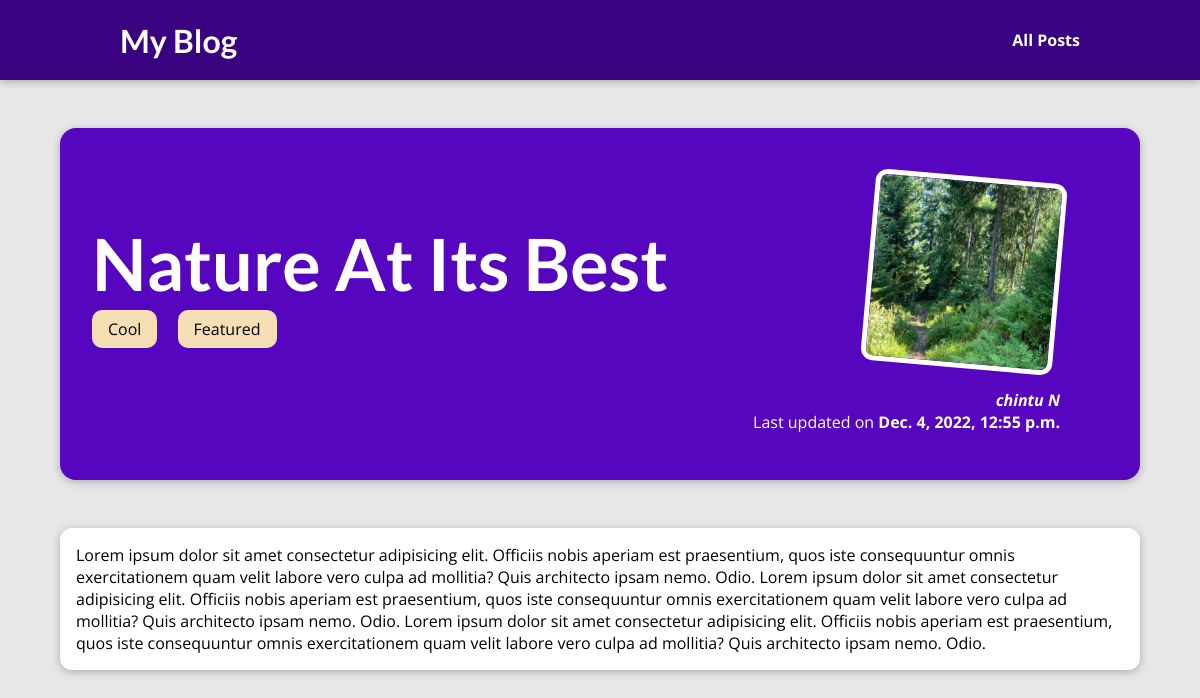
The page /posts/nature-at-its-best on the database its author committed.
### blog/models.py (models this page shows, shortened)
class Post(models.Model):
    title = models.CharField(max_length=100, null=False)
    author=models.ForeignKey(Author, on_delete=models.SET_NULL,related_name='post', null=True)
    tags=models.ManyToManyField(Tag, related_name='post')
    excerpt=models.TextField()
    image_name=models.CharField(max_length=100, null=True, blank=True)
    date = models.DateTimeField(auto_now=True)
    content=models.TextField()
    slug=models.SlugField(max_length=100,unique=True,blank=True,db_index=True)

class Tag(models.Model):
    tag_name=models.CharField(max_length=100, null=False)
    def __str__(self):
        return f"{self.tag_name}"

class Author(models.Model):
    first_name = models.CharField(max_length=50, null=False, blank=False)
    last_name = models.CharField(max_length=50,null=True, blank=True)
    email_address =models.EmailField(max_length=100, null=False, unique=True)
    def full_name(self):
        return f"{self.first_name} {self.last_name}"
    def __str__(self):
        return self.full_name()

### blog/views.py (the view)
# urls.py: path("posts/<slug>",views.post_detail, name="post_detail"),
def post_detail(request, slug):
    identified_post = Post.objects.get(slug=slug)
    return render(request, "blog/post-detail.html", {
        "post": identified_post
    })

### blog/templates/blog/post-detail.html (shortened to what this page needs)
{% extends 'base.html' %}
{% load static %}
{% block css_files %}
<link rel="stylesheet" href="{% static "blog/post-detail.css" %}" />
{% endblock %}
{% block content %}
<section id="summary">
    <h2>{{post.title}}</h2>
    <div>
        {% for tag in post.tags.all %}
        <span class="tag">{{tag}}</span>
        {% endfor %}
    </div>
    <article>
        <img src="{% static 'blog/images/'|add:post.image_name %}" >
        <address>{{ post.author }}</address>
        <div>
            Last updated on <time>{{ post.date }}</time>
        </div>
    </article>
</section>
<main>
    {{ post.content }}
</main>
{% endblock %}

### static/app.css (style rules this page uses)
* { box-sizing: border-box; }
html { font-family: 'Open Sans', 'Lato', sans-serif; }
body { margin: 0; }
h1, h2, h3 { font-family: 'Lato', sans-serif; font-weight: bold; }

### blog/static/blog/post-detail.css (style rules this page uses)
body { background-color: #e7e7e7; }
#summary { margin: 8rem auto 3rem auto; padding: 2rem; width: 90%; max-width: 90rem; border-radius: 16px; background-color: #5706c0; position: relative; box-shadow: 0 2px 8px rgba(0, 0, 0, 0.25); height: 22rem; }
#summary h2 { color: white; font-size: 4.5rem; margin-bottom: 0.25rem; }
#summary article { position: absolute; top: 2rem; right: 3rem; padding: 1rem 2rem; border-radius: 12px; text-align: right; color: white; }
#summary article img { width: 12rem; height: 12rem; border-radius: 12px; transform: rotateZ(5deg); border: 5px solid white; margin-bottom: 1rem; }
#summary address { font-weight: bold; }
#summary time { font-weight: bold; }
main { width: 90%; max-width: 90rem; margin: 3rem auto; background-color: white; padding: 1rem; border-radius: 12px; box-shadow: 0 2px 8px rgba(0, 0, 0, 0.25); }
.tag { background-color: wheat; padding: 0.5rem 1rem; border-radius: 10px; display: inline-block; margin-right: 1rem; margin-bottom: 1rem; }

### rows shown on the page
Post: title "Nature At Its Best", image_name (picture), author "chintu N", date "Dec. 4, 2022, 12:55 p.m.", content "Lorem ipsum dolor sit amet consectetur adipisicing elit. Officiis nobis aperiam est praesentium, quos iste consequuntur omnis exercitationem quam velit labore vero culpa ad mollitia? Quis architecto ipsam nemo. Odio. Lorem ipsum dolor sit amet consectetur adipisicing elit. Officiis nobis aperiam est praesentium, quos iste consequuntur omnis exercitationem quam velit labore vero culpa ad mollitia? Quis architecto ipsam nemo. Odio. Lorem ipsum dolor sit amet consectetur adipisicing elit. Officiis nobis aperiam est praesentium, quos iste consequuntur omnis exercitationem quam velit labore vero culpa ad mollitia? Quis architecto ipsam nemo. Odio."
Tag: tag_name "Cool"
Tag: tag_name "Featured"
